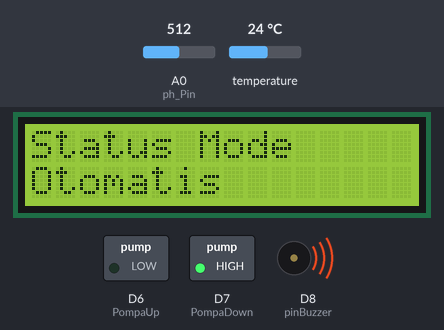
Bench run of a sketch on a simulated ESP8266 (NodeMCU). On the bench: 16×2 character LCD, switched loads named in the sketch (green lamp = pin HIGH), buzzer (waves = sounding, pin HIGH). Inputs (shaded band) come from the test bench; at power-on: A0 (ph_Pin) = 512, temperature 24 °C. WiFi joins after 1.5 s; servers stay silent unless stated; uploads are accepted with an empty reply; storage starts empty; what the sketch prints to the serial monitor is not drawn.

Above: at 4.8 s.
4.9 s: A0 (ph_Pin) set to 881
8.7 s: A0 (ph_Pin) set to 908
At 11.2 s:
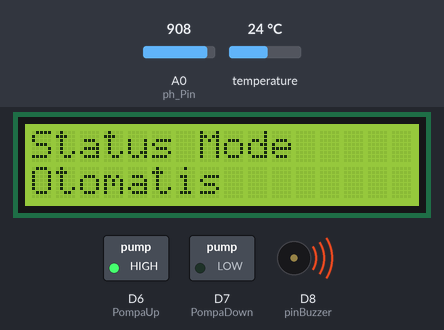
11.8 s: A0 (ph_Pin) set to 849
15.6 s: A0 (ph_Pin) set to 824
At 17.6 s:
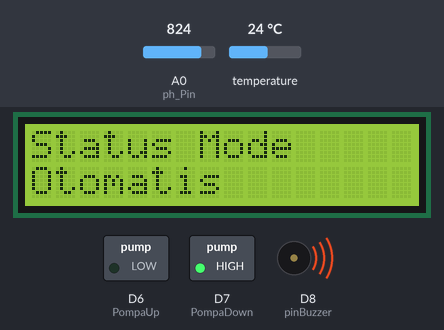
Timing chart, 0 to 19.1 s (numbered marks = the images above; inputs shaded):
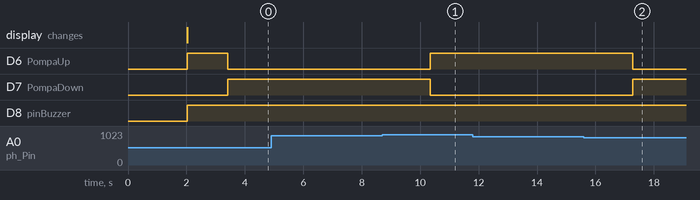

Measured:
- the behaviour switches between 890 and 891 on A0 (ph_Pin) (found by bisection; images 0 and 1)
- the behaviour switches between 836 and 835 on A0 (ph_Pin) (found by bisection; images 1 and 2)
- after the input at 4.9 s, every drawn part: stays the same
- after the input at 8.7 s, D6 (PompaUp): LOW → HIGH after 1.6 s; D7 (PompaDown): HIGH → LOW after 1.6 s
- after the input at 11.8 s, every drawn part: stays the same
- after the input at 15.6 s, D6 (PompaUp): HIGH → LOW after 1.7 s; D7 (PompaDown): LOW → HIGH after 1.7 s

The sketch:

AutoConnectWithFSParameters.ino
```cpp
#include <Wire.h>
#include <FS.h>
#include <ESP8266WiFi.h>
#include <DNSServer.h>
#include <ESP8266WebServer.h>
#include <WiFiManager.h>
#include <ESP8266HTTPClient.h>
#include <ArduinoJson.h>
#include <Arduino_JSON.h>
#include <LiquidCrystal_I2C.h>
#include <OneWire.h>
#include <DallasTemperature.h>

#define ONE_WIRE_BUS D0
#define PompaUp  D6
#define PompaDown  D7
//define your default values here, if there are different values in config.json, they are overwritten.
char email[40] = " ";
char password[30] = " ";
char host_ip[15] = " ";
char id_device[10] = " ";

const long interval = 10; //5000
unsigned long previousMillis = 0;
//flag for saving data
String response;
bool shouldSaveConfig = false;
LiquidCrystal_I2C lcd(0x27, 16, 2);
OneWire oneWire(ONE_WIRE_BUS);
DallasTemperature sensors(&oneWire);

// variebel
const int ph_Pin = A0;
const int pinBuzzer = 15;
float Po = 0;
float PH_step;
int nilai_analog_PH;
double TeganganPh;
float PH4 = 3.226;
float PH7 = 2.691;

// class variebel
void postHttp();
void PH();
void sendData();
void kontrol();

//callback notifying us of the need to save config
void saveConfigCallback () {
  Serial.println("Should save config");
  shouldSaveConfig = true;
}

void setup() {
  pinMode(ph_Pin, INPUT);
  pinMode(pinBuzzer, OUTPUT);
  pinMode(PompaUp, OUTPUT);
  pinMode(PompaDown, OUTPUT);
  // put your setup code here, to run once:
  Serial.begin(115200);
  lcd.init();
  lcd.backlight();
  Serial.println();

  //clean FS, for testing
  //SPIFFS.format();

  //read configuration from FS json
  Serial.println("mounting FS...");

  if (SPIFFS.begin()) {
    Serial.println("mounted file system");
    if (SPIFFS.exists("/config1.json")) {
      //file exists, reading and loading
      Serial.println("reading config file");
      File configFile = SPIFFS.open("/config1.json", "r");
      if (configFile) {
        Serial.println("opened config file");
        size_t size = configFile.size();
        // Allocate a buffer to store contents of the file.
        std::unique_ptr<char[]> buf(new char[size]);

        configFile.readBytes(buf.get(), size);

#ifdef ARDUINOJSON_VERSION_MAJOR >= 6
        DynamicJsonDocument json(1024);
        auto deserializeError = deserializeJson(json, buf.get());
        serializeJson(json, Serial);
        if ( ! deserializeError ) {
#else
        DynamicJsonBuffer jsonBuffer;
        JsonObject& json = jsonBuffer.parseObject(buf.get());
        json.printTo(Serial);
        if (json.success()) {
#endif
          Serial.println("\nparsed json");
          strcpy(email, json["email"]);
          strcpy(password, json["password"]);
          strcpy(host_ip, json["host_ip"]);
          strcpy(id_device, json["id_device"]);
        } else {
          Serial.println("failed to load json config");
        }
        configFile.close();
      }
    }
  } else {
    Serial.println("failed to mount FS");
  }
  WiFiManagerParameter custom_email("email", "email", email, 40);
  WiFiManagerParameter custom_password("password", "password", password, 30);
  WiFiManagerParameter custom_host_ip("host_ip", "host_ip", host_ip, 15);
  WiFiManagerParameter custom_id_device("id_device", "id_device", id_device, 10);


  WiFiManager wifiManager;


  wifiManager.setSaveConfigCallback(saveConfigCallback);


  wifiManager.addParameter(&custom_email);
  wifiManager.addParameter(&custom_password);
  wifiManager.addParameter(&custom_host_ip);
  wifiManager.addParameter(&custom_id_device);

  if (!wifiManager.autoConnect("SmartPh", "password")) {
    Serial.println("failed to connect and hit timeout");
    delay(3000);

    ESP.reset();
    delay(5000);
  }


  Serial.println("connected...yeey :)");


  strcpy(email, custom_email.getValue());
  strcpy(password, custom_password.getValue());
  strcpy(host_ip, custom_host_ip.getValue());
  strcpy(id_device, custom_id_device.getValue());
  Serial.println("The values in the file are: ");
  Serial.println("\temail : " + String(email));
  Serial.println("\tpassword : " + String(password));
  Serial.println("\thost_ip : " + String(host_ip));
  Serial.println("\tid_device : " + String(id_device));

  if (shouldSaveConfig) {
    Serial.println("saving config");
#ifdef ARDUINOJSON_VERSION_MAJOR >= 6
    DynamicJsonDocument json(1024);
#else
    DynamicJsonBuffer jsonBuffer;
    JsonObject& json = jsonBuffer.createObject();
#endif
    json["email"] = email;
    json["password"] = password;
    json["host_ip"] = host_ip;
    json["id_device"] = id_device;

    File configFile = SPIFFS.open("/config1.json", "w");
    if (!configFile) {
      Serial.println("failed to open config file for writing");
    }

#ifdef ARDUINOJSON_VERSION_MAJOR >= 6
    serializeJson(json, Serial);
    serializeJson(json, configFile);
#else
    json.printTo(Serial);
    json.printTo(configFile);
#endif
    configFile.close();

  }

  Serial.println("local ip");
  Serial.println(WiFi.localIP());

  postHttp();
}

void postHttp()
{
  String url = "http://"+String(host_ip)+":80/nodemcu/public/api/login";
  HTTPClient http;

  StaticJsonDocument<200> var;
  String jsonParams;
  var["email"] = email;
  var["password"] = password;

  serializeJson(var, jsonParams);
  Serial.println(jsonParams);

  http.begin(url);
  http.addHeader("Content-Type", "application/json");

  http.POST(jsonParams);
  response = http.getString();
  Serial.println(response);
}
void sendData()
{
  String responses;
  nilai_analog_PH = analogRead(ph_Pin);
  TeganganPh = 3.3 / 1024.0 * nilai_analog_PH;

  PH_step = (PH4 - PH7) / 3;
  Po = 7.00 + ((PH7 - TeganganPh) / PH_step);
  sensors.requestTemperatures();
  String TokenSend = "Bearer "+ response;
  HTTPClient sendData;
  sendData.begin("http://"+String(host_ip)+":80/nodemcu/public/api/send");
  sendData.addHeader("Authorization", TokenSend);
  sendData.addHeader("Content-Type", "application/json");
    StaticJsonDocument<200> tuf;
      String jsonPara;
      tuf["id_device"] = id_device;
      tuf["tegangan"] = TeganganPh;
      tuf["ph"] = Po;
      tuf["temp"] = sensors.getTempCByIndex(0);

      serializeJson(tuf, jsonPara);
      sendData.POST(jsonPara);
  responses = sendData.getString();
  Serial.println(responses);
  sendData.end();
  delay(200);
}
void kontrol()
{
  String Token = "Bearer "+ response;
  Serial.println(Token);
    HTTPClient control;
    control.begin("http://"+String(host_ip)+":80/nodemcu/public/api/control/"+String(id_device));
    control.addHeader("Authorization", Token);
    control.addHeader("Content-Type", "application/json");
    int httpCode = control.GET();

    unsigned long currentMillis = millis();

  if(currentMillis - previousMillis >= interval) {
      if (WiFi.status() == WL_CONNECTED) {
        if (httpCode > 0) {
            String payload = control.getString();
            JSONVar myObject = JSON.parse(payload);

            Serial.print("JSON object = ");
            Serial.println(myObject);

            JSONVar keys = myObject.keys();

            for (int i = 0; i < keys.length(); i++) {
                JSONVar value = myObject[keys[i]];
                Serial.print("GPIO: ");
                Serial.print(keys[i]);
                Serial.print(" - SET to: ");
                Serial.println(value);
                pinMode(atoi(keys[i]), OUTPUT);
                digitalWrite(atoi(keys[i]), atoi(value));
             }
           previousMillis = currentMillis;
         }
        control.end();
      }
  }
}


void loop() {

  String TokenMode = "Bearer "+ response;
  String LinkRelay;
  HTTPClient httpRelay;
  LinkRelay = "http://"+String(host_ip)+":80/nodemcu/public/api/get-kontrol";
  httpRelay.begin(LinkRelay);
  httpRelay.addHeader("Authorization", TokenMode);
  httpRelay.addHeader("Content-Type", "application/json");
  httpRelay.GET();
  String Respon = httpRelay.getString();
  httpRelay.end();

  if(Respon.toInt() == 0)
  {
    Serial.println("Mode Otomatis");
    lcd.clear();
    lcd.setCursor(0, 0);
    lcd.print("Status Mode");
    lcd.setCursor(0, 1);
    lcd.print("Otomatis");

    Serial.println(Po);
    Serial.println(TeganganPh);
    if(Po < 6)
    {
      Serial.println("PH ACID");
      digitalWrite(pinBuzzer, HIGH);
      digitalWrite(PompaUp, HIGH);
      digitalWrite(PompaDown, LOW);
    }
    if(Po == 6)
    {
      Serial.println("PH Normal");
      digitalWrite(pinBuzzer, LOW);
      digitalWrite(PompaUp, LOW);
      digitalWrite(PompaDown, LOW);
    }
    if(Po > 7)
    {
      Serial.println("PH Alakaline");
      digitalWrite(pinBuzzer, HIGH);
      digitalWrite(PompaDown, HIGH);
      digitalWrite(PompaUp, LOW);
    }

  }else{
    Serial.println("Mode Manual");
    lcd.clear();
    lcd.setCursor(0, 0);
    lcd.print("Status Mode");
    lcd.setCursor(0, 1);
    lcd.print("Manual");
    kontrol();
  }
  sendData();

}
```
